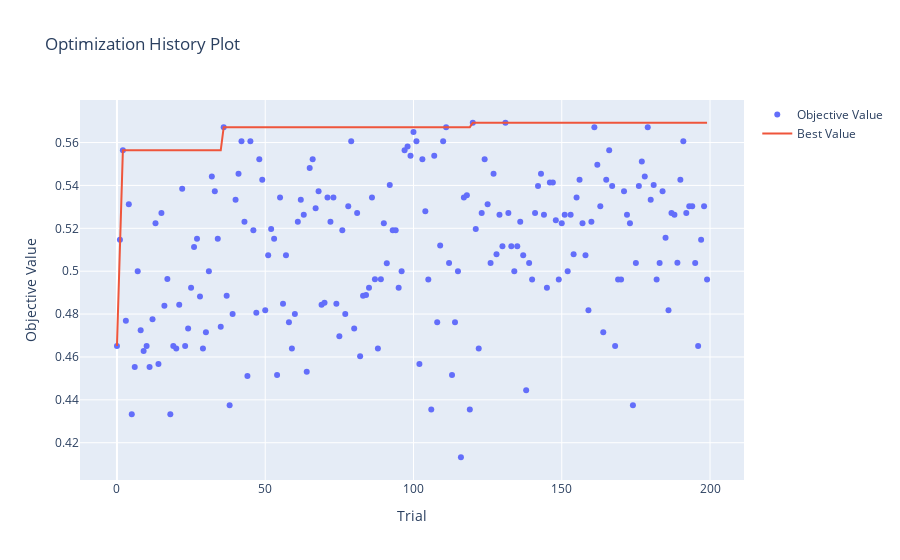

The notebook cell saved with this chart:
### Code cell
# Visualizar el historial de optimización
plot_optimization_history(study)

### Figure 1 — Plotly figure (JSON) as saved in the notebook; plotly's stock layout.template omitted (floating-point values rounded to 4 significant figures; data arrays with more than 128 entries replaced by an {"elided": "..."} marker saying what was removed)
{"data": [{"mode": "markers", "name": "Objective Value", "type": "scatter", "x": {"elided": "200 int values"}, "y": {"elided": "200 float values"}}, {"mode": "lines", "name": "Best Value", "type": "scatter", "x": {"elided": "200 int values"}, "y": {"elided": "200 float values"}}, {"marker": {"color": "#cccccc"}, "mode": "markers", "name": "Infeasible Trial", "showlegend": false, "type": "scatter", "x": [], "y": []}], "layout": {"title": {"text": "Optimization History Plot"}, "xaxis": {"title": {"text": "Trial"}}, "yaxis": {"title": {"text": "Objective Value"}}}}
